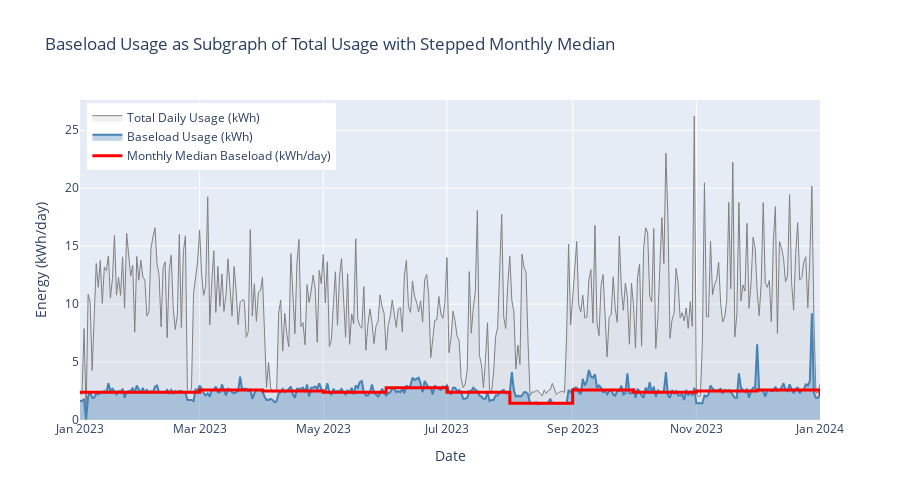

Source (notebook cell):
### Code cell
# --- Baseload vs Total Usage: Clear Overlay with Stepped Median (using energy_use_test1.ndjson) ---
import plotly.graph_objects as go
import polars as pl

# Load data from energy_use_test1.ndjson
schema = {"timestamp": pl.Datetime(time_zone="Europe/Brussels"), "total": pl.Float64}
energy_data = pl.read_ndjson("data/PP/energy_use_test1.ndjson", schema=schema)
energy_data = energy_data.lazy()

# Prepare analyzer and data
analyzer = BaseloadAnalyzer(timezone="Europe/Brussels", quantile=0.15)
power_data = analyzer.prepare_power_series(energy_data)

# Get daily and monthly results
daily_result = analyzer.analyze(power_data, "1d")
daily = daily_result.results.collect()
monthly_medians = daily_result.monthly_median_baseloads.collect()

# Calculate Baseload Usage (area under the baseload line)
baseload_usage = daily["average_daily_baseload_in_watt"] * 24 / 1000  # kWh per day (approx)
total_usage = daily["average_power_in_watt"] * 24 / 1000  # kWh per day (approx)

fig = go.Figure()

# Total usage (background, filled area)
fig.add_trace(
    go.Scatter(
        x=daily["timestamp"],
        y=total_usage,
        name="Total Daily Usage (kWh)",
        fill="tozeroy",
        fillcolor="rgba(200,200,200,0.25)",
        line=dict(color="gray", width=1),
        mode="lines",
    )
)

# Baseload usage (filled area, on top of total)
fig.add_trace(
    go.Scatter(
        x=daily["timestamp"],
        y=baseload_usage,
        name="Baseload Usage (kWh)",
        fill="tozeroy",
        fillcolor="rgba(70,130,180,0.35)",
        line=dict(color="steelblue", width=2),
        mode="lines",
    )
)

# Monthly median baseload (stepped line, in kWh/day)
monthly_median_kwh = monthly_medians["monthly_median_baseload_in_watt"] * 24 / 1000
fig.add_trace(
    go.Scatter(
        x=monthly_medians["timestamp"],
        y=monthly_median_kwh,
        name="Monthly Median Baseload (kWh/day)",
        line=dict(color="red", width=3, shape="hv"),
        mode="lines",
    )
)

fig.update_layout(
    title="Baseload Usage as Subgraph of Total Usage with Stepped Monthly Median",
    xaxis_title="Date",
    yaxis_title="Energy (kWh/day)",
    height=500,
    legend=dict(yanchor="top", y=0.99, xanchor="left", x=0.01),
)
fig.show()

### Figure 1 — Plotly figure (JSON) as saved in the notebook; plotly's stock layout.template omitted (floating-point values rounded to 4 significant figures; data arrays with more than 128 entries replaced by an {"elided": "..."} marker saying what was removed)
{"data": [{"fill": "tozeroy", "fillcolor": "rgba(200,200,200,0.25)", "line": {"color": "gray", "width": 1}, "mode": "lines", "name": "Total Daily Usage (kWh)", "type": "scatter", "x": {"elided": "366 str values"}, "y": {"elided": "366 float values"}}, {"fill": "tozeroy", "fillcolor": "rgba(70,130,180,0.35)", "line": {"color": "steelblue", "width": 2}, "mode": "lines", "name": "Baseload Usage (kWh)", "type": "scatter", "x": {"elided": "366 str values"}, "y": {"elided": "366 float values"}}, {"line": {"color": "red", "shape": "hv", "width": 3}, "mode": "lines", "name": "Monthly Median Baseload (kWh/day)", "type": "scatter", "x": ["2023-01-01T00:00:00.000000", "2023-02-01T00:00:00.000000", "2023-03-01T00:00:00.000000", "2023-04-01T00:00:00.000000", "2023-05-01T00:00:00.000000", "2023-06-01T00:00:00.000000", "2023-07-01T00:00:00.000000", "2023-08-01T00:00:00.000000", "2023-09-01T00:00:00.000000", "2023-10-01T00:00:00.000000", "2023-11-01T00:00:00.000000", "2023-12-01T00:00:00.000000", "2024-01-01T00:00:00.000000"], "y": [2.4, 2.4, 2.592, 2.496, 2.4, 2.784, 2.4, 1.44, 2.592, 2.4, 2.496, 2.592, 2.112]}], "layout": {"height": 500, "legend": {"x": 0.01, "xanchor": "left", "y": 0.99, "yanchor": "top"}, "title": {"text": "Baseload Usage as Subgraph of Total Usage with Stepped Monthly Median"}, "xaxis": {"title": {"text": "Date"}}, "yaxis": {"title": {"text": "Energy (kWh/day)"}}}}
